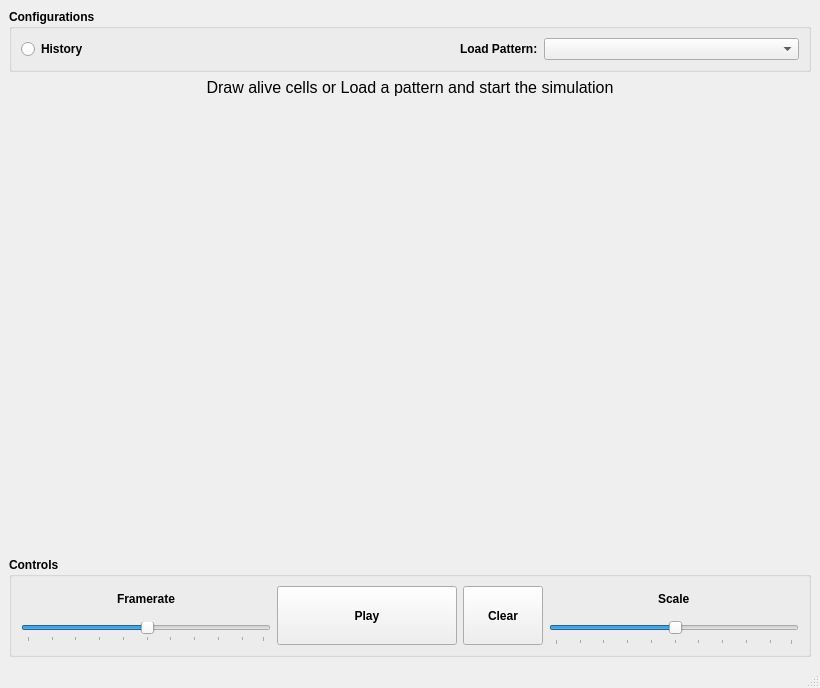
<?xml version="1.0" encoding="UTF-8"?>
<ui version="4.0">
 <class>MainWindow</class>
 <widget class="QMainWindow" name="MainWindow">
  <property name="enabled">
   <bool>true</bool>
  </property>
  <property name="geometry">
   <rect>
    <x>0</x>
    <y>0</y>
    <width>820</width>
    <height>688</height>
   </rect>
  </property>
  <property name="sizePolicy">
   <sizepolicy hsizetype="Fixed" vsizetype="Fixed">
    <horstretch>0</horstretch>
    <verstretch>0</verstretch>
   </sizepolicy>
  </property>
  <property name="minimumSize">
   <size>
    <width>820</width>
    <height>688</height>
   </size>
  </property>
  <property name="maximumSize">
   <size>
    <width>820</width>
    <height>688</height>
   </size>
  </property>
  <property name="font">
   <font>
    <weight>50</weight>
    <italic>false</italic>
    <bold>false</bold>
   </font>
  </property>
  <property name="contextMenuPolicy">
   <enum>Qt::DefaultContextMenu</enum>
  </property>
  <property name="windowTitle">
   <string>Conway's Game of Life</string>
  </property>
  <property name="documentMode">
   <bool>false</bool>
  </property>
  <property name="tabShape">
   <enum>QTabWidget::Rounded</enum>
  </property>
  <widget class="QWidget" name="centralwidget">
   <layout class="QGridLayout" name="gridLayout">
    <item row="4" column="0">
     <layout class="QVBoxLayout" name="verticalLayout">
      <item>
       <widget class="QGroupBox" name="groupBox">
        <property name="font">
         <font>
          <weight>75</weight>
          <bold>true</bold>
         </font>
        </property>
        <property name="title">
         <string>Configurations</string>
        </property>
        <layout class="QHBoxLayout" name="horizontalLayout">
         <item alignment="Qt::AlignLeft">
          <widget class="QRadioButton" name="enableHistoryButton">
           <property name="text">
            <string>History</string>
           </property>
          </widget>
         </item>
         <item alignment="Qt::AlignRight">
          <widget class="QLabel" name="loadPatternLabel">
           <property name="text">
            <string>Load Pattern:</string>
           </property>
          </widget>
         </item>
         <item>
          <widget class="QComboBox" name="selectPatternBox"/>
         </item>
        </layout>
       </widget>
      </item>
      <item>
       <widget class="QLabel" name="infoLabel">
        <property name="font">
         <font>
          <pointsize>12</pointsize>
          <weight>50</weight>
          <italic>false</italic>
          <bold>false</bold>
          <underline>false</underline>
          <strikeout>false</strikeout>
          <stylestrategy>PreferDefault</stylestrategy>
          <kerning>false</kerning>
         </font>
        </property>
        <property name="text">
         <string>Draw alive cells or Load a pattern and start the simulation</string>
        </property>
        <property name="alignment">
         <set>Qt::AlignCenter</set>
        </property>
       </widget>
      </item>
      <item>
       <widget class="QWidget" name="gameWindow" native="true">
        <property name="sizePolicy">
         <sizepolicy hsizetype="Expanding" vsizetype="Expanding">
          <horstretch>0</horstretch>
          <verstretch>0</verstretch>
         </sizepolicy>
        </property>
        <layout class="QGridLayout" name="gridLayout_5"/>
       </widget>
      </item>
      <item>
       <widget class="QGroupBox" name="controlsBox">
        <property name="minimumSize">
         <size>
          <width>0</width>
          <height>100</height>
         </size>
        </property>
        <property name="font">
         <font>
          <weight>75</weight>
          <bold>true</bold>
         </font>
        </property>
        <property name="title">
         <string>Controls</string>
        </property>
        <layout class="QGridLayout" name="gridLayout_2">
         <item row="1" column="1">
          <layout class="QGridLayout" name="gridLayout_4">
           <item row="0" column="0">
            <widget class="QPushButton" name="playPauseButton">
             <property name="sizePolicy">
              <sizepolicy hsizetype="Preferred" vsizetype="Minimum">
               <horstretch>0</horstretch>
               <verstretch>0</verstretch>
              </sizepolicy>
             </property>
             <property name="minimumSize">
              <size>
               <width>180</width>
               <height>0</height>
              </size>
             </property>
             <property name="font">
              <font>
               <weight>75</weight>
               <bold>true</bold>
              </font>
             </property>
             <property name="text">
              <string>Play</string>
             </property>
            </widget>
           </item>
           <item row="0" column="1">
            <widget class="QPushButton" name="clearButton">
             <property name="sizePolicy">
              <sizepolicy hsizetype="Preferred" vsizetype="Minimum">
               <horstretch>0</horstretch>
               <verstretch>0</verstretch>
              </sizepolicy>
             </property>
             <property name="minimumSize">
              <size>
               <width>0</width>
               <height>0</height>
              </size>
             </property>
             <property name="maximumSize">
              <size>
               <width>16777215</width>
               <height>16777215</height>
              </size>
             </property>
             <property name="font">
              <font>
               <weight>75</weight>
               <bold>true</bold>
              </font>
             </property>
             <property name="text">
              <string>Clear</string>
             </property>
            </widget>
           </item>
          </layout>
         </item>
         <item row="1" column="4">
          <layout class="QGridLayout" name="gridLayout_6">
           <item row="1" column="0">
            <widget class="QSlider" name="scaleSlider">
             <property name="sizePolicy">
              <sizepolicy hsizetype="Preferred" vsizetype="Preferred">
               <horstretch>0</horstretch>
               <verstretch>0</verstretch>
              </sizepolicy>
             </property>
             <property name="minimum">
              <number>1</number>
             </property>
             <property name="maximum">
              <number>100</number>
             </property>
             <property name="sliderPosition">
              <number>51</number>
             </property>
             <property name="orientation">
              <enum>Qt::Horizontal</enum>
             </property>
             <property name="tickPosition">
              <enum>QSlider::TicksBelow</enum>
             </property>
            </widget>
           </item>
           <item row="0" column="0" alignment="Qt::AlignHCenter|Qt::AlignVCenter">
            <widget class="QLabel" name="scaleLabel">
             <property name="text">
              <string>Scale</string>
             </property>
            </widget>
           </item>
          </layout>
         </item>
         <item row="1" column="0">
          <layout class="QGridLayout" name="gridLayout_3">
           <item row="1" column="0" alignment="Qt::AlignVCenter">
            <widget class="QSlider" name="framerateSlider">
             <property name="sizePolicy">
              <sizepolicy hsizetype="Preferred" vsizetype="Preferred">
               <horstretch>0</horstretch>
               <verstretch>0</verstretch>
              </sizepolicy>
             </property>
             <property name="minimum">
              <number>1</number>
             </property>
             <property name="maximum">
              <number>100</number>
             </property>
             <property name="sliderPosition">
              <number>51</number>
             </property>
             <property name="orientation">
              <enum>Qt::Horizontal</enum>
             </property>
             <property name="tickPosition">
              <enum>QSlider::TicksBelow</enum>
             </property>
            </widget>
           </item>
           <item row="0" column="0" alignment="Qt::AlignHCenter|Qt::AlignVCenter">
            <widget class="QLabel" name="framerateLabel">
             <property name="font">
              <font>
               <weight>75</weight>
               <bold>true</bold>
              </font>
             </property>
             <property name="text">
              <string>Framerate</string>
             </property>
            </widget>
           </item>
          </layout>
         </item>
        </layout>
       </widget>
      </item>
     </layout>
    </item>
   </layout>
  </widget>
  <widget class="QStatusBar" name="statusbar"/>
 </widget>
 <resources/>
 <connections/>
</ui>
